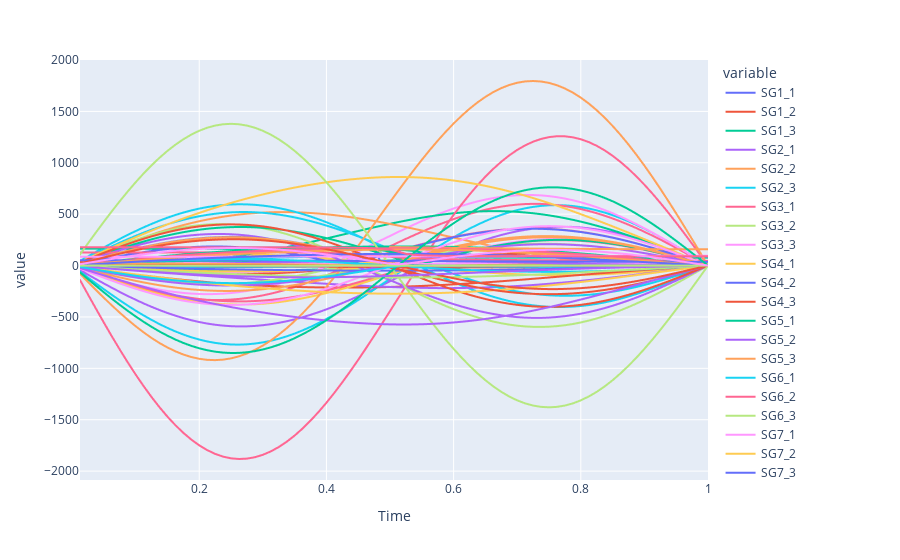

Notebook source saved alongside this figure:
### Code cell
px.line(strain_gauge_data_FEA)
